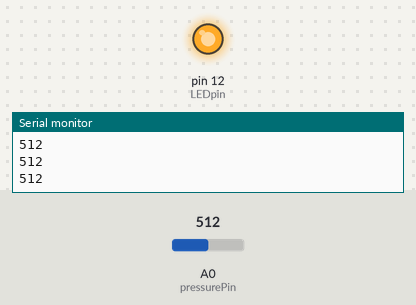
The sketch below on a simulated Arduino Uno, built with avr-gcc and run on an emulated ATmega328P. On the bench: output pins drawn as LEDs (lit = HIGH), the last lines printed to the serial monitor. Inputs (shaded band) come from the test bench; at power-on: A0 (pressurePin) = 512.

Above: at 1.2 s.
1.3 s: A0 (pressurePin) set to 488
At 1.8 s:
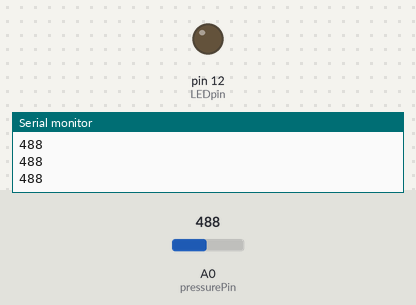
2.8 s: A0 (pressurePin) set to 510
At 3.1 s:
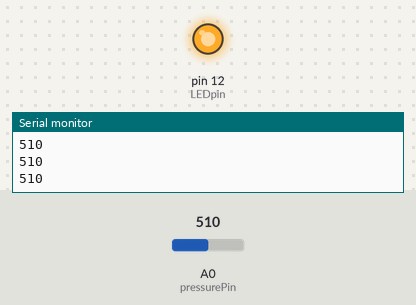
4.3 s: A0 (pressurePin) set to 490
At 5.6 s:
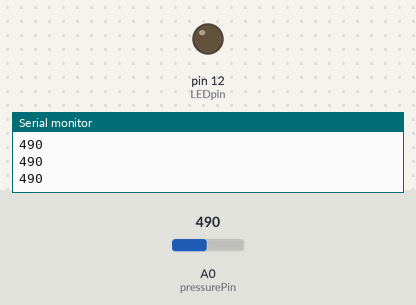
Timing chart, 0 to 7.3 s (numbered marks = the images above; inputs shaded):
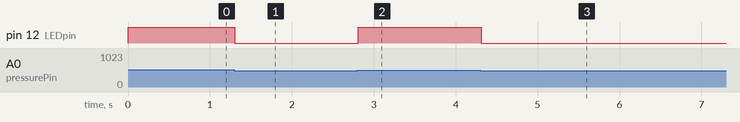

Measured:
- the behaviour switches between 501 and 500 on A0 (pressurePin) (found by bisection; images 0 and 1)
- after the input at 1.3 s, pin 12 (LEDpin): HIGH → LOW at once
- after the input at 2.8 s, pin 12 (LEDpin): LOW → HIGH at once
- after the input at 4.3 s, pin 12 (LEDpin): HIGH → LOW at once

The sketch:

Force_sensing_registor.ino
```cpp
int pressurePin = A0;
int force;
int LEDpin = 12;

void setup() {
  pinMode(LEDpin, OUTPUT);
  Serial.begin(9600);
}

void loop() {
  force = analogRead(pressurePin);
  Serial.println(force);

  if (force > 500) {
    digitalWrite(LEDpin, HIGH);
  }
  else {
    digitalWrite(LEDpin, LOW);
  }
  delay(100);
}


// The code below did not give the desired output

//int fsrAnalogPin = A0;
//int LEDpin = 9;
//int fsrReading;
//int LEDbrightness;
//
//void setup(void) {
//  // put your setup code here, to run once:
//  Serial.begin(9600);
//  pinMode(LEDpin, OUTPUT);
//}
//
//void loop(void) {
//  // put your main code here, to run repeatedly:
//  fsrReading = analogRead(fsrAnalogPin);
//  int num = fsrAnalogPin/5;
//  Serial.print("Analog reading = ");
//  Serial.println(num);
//
//  LEDbrightness = map(fsrReading, 0, 1023, 0, 255);
//
//  analogWrite(LEDpin, LEDbrightness);
//
//  delay(100);
//}
```
